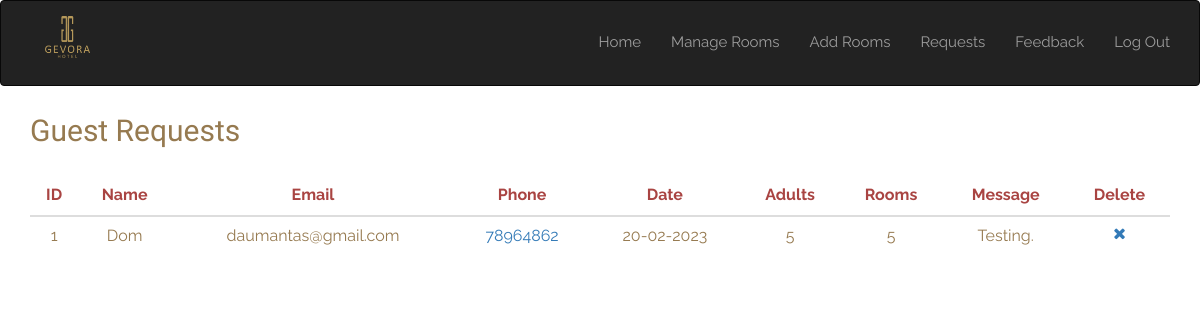
Screenshot of /requests.php with the database file from the repository.
### tables this page shows
CREATE TABLE `requests` (
  `id` int(10) NOT NULL,
  `name` varchar(100) NOT NULL,
  `email` varchar(100) NOT NULL,
  `phone` varchar(20) NOT NULL,
  `day` varchar(5) NOT NULL,
  `month` varchar(10) NOT NULL,
  `year` varchar(7) NOT NULL,
  `adults` varchar(5) NOT NULL,
  `rooms` varchar(5) NOT NULL,
  `message` varchar(3000) NOT NULL
);

### requests.php (the view, shortened to what this page needs)
<?php
    require_once('db.php');
?>
  </head>
  <body>
    <div id="wrapper">
<?php require_once('header-admin.php');?>
        <div class="container-fluid body-section container">
            <div class="row">
                <div class="col-md-12">
                    <h2>Guest Requests</h2>
                    <div class="card">
                        <div class="card-content table-responsive table-full-width">
                            <table class="table">
                                <thead class="text-danger">
                                    <th><center>ID</center></th>
                                    <th><center>Name</center></th>
                                    <th><center>Email</center></th>
                                    <th><center>Phone</center></th>
                                    <th><center>Date</center></th>
                                    <th><center>Adults</center></th>
                                    <th><center>Rooms</center></th>
                                    <th><center>Message</center></th>
                                    <th><center>Delete</center></th>
                                </thead>
                                <tbody>
                                    <?php
                                        $q = "SELECT * FROM requests ORDER BY requests.id ASC";
                                        $run = mysqli_query($con, $q);
                                        if(mysqli_num_rows($run) > 0){
                                            while($row = mysqli_fetch_array($run)){
                                    ?>
                                    <tr>
                                        <td><center><?php echo $row['id']; ?></center></td>
                                        <td><center><?php echo $row['name']; ?></center></td>
                                        <td><center><?php echo $row['email']; ?></center></td>
                                        <td class="text-primary"><center><?php echo $row['phone']; ?></center></td>
                                        <td><center><?php echo $row['day']."-".$row['month']."-".$row['year']; ?></center></td>
                                        <td><center><?php echo $row['adults']; ?></center></td>
                                        <td><center><?php echo $row['rooms']; ?></center></td>
                                        <td><center><?php echo $row['message']; ?></center></td>
                                        <td><center><a href="requests.php?del=<?php echo $row['id']; ?>"><i class="fa fa-times"></i></a></center></td>
                                    </tr>
                                    <?php
                                            }
                                        }
                                    ?>
                                </tbody>
                            </table>
                        </div>
                    </div>
                </div>
            </div>
        </div>

### assets/style.css (style rules this page uses)
body { background-color: #fff; font-family: 'Raleway', sans-serif; font-size: 15px; line-height: 15px; color: #967a50; }
h1,h2,h3,h4,h5,h6 { font-family:'Old Standard TT', serif;line-height: 1em;margin: 0; }
h1.title,h2 { font-size: 2em;line-height: 3em; }

### rows the page displays
requests: id "1", name "Dom", email "daumantas@gmail.com", phone "78964862", day "20", month "02", year "2023", adults "5", rooms "5", message "Testing."
